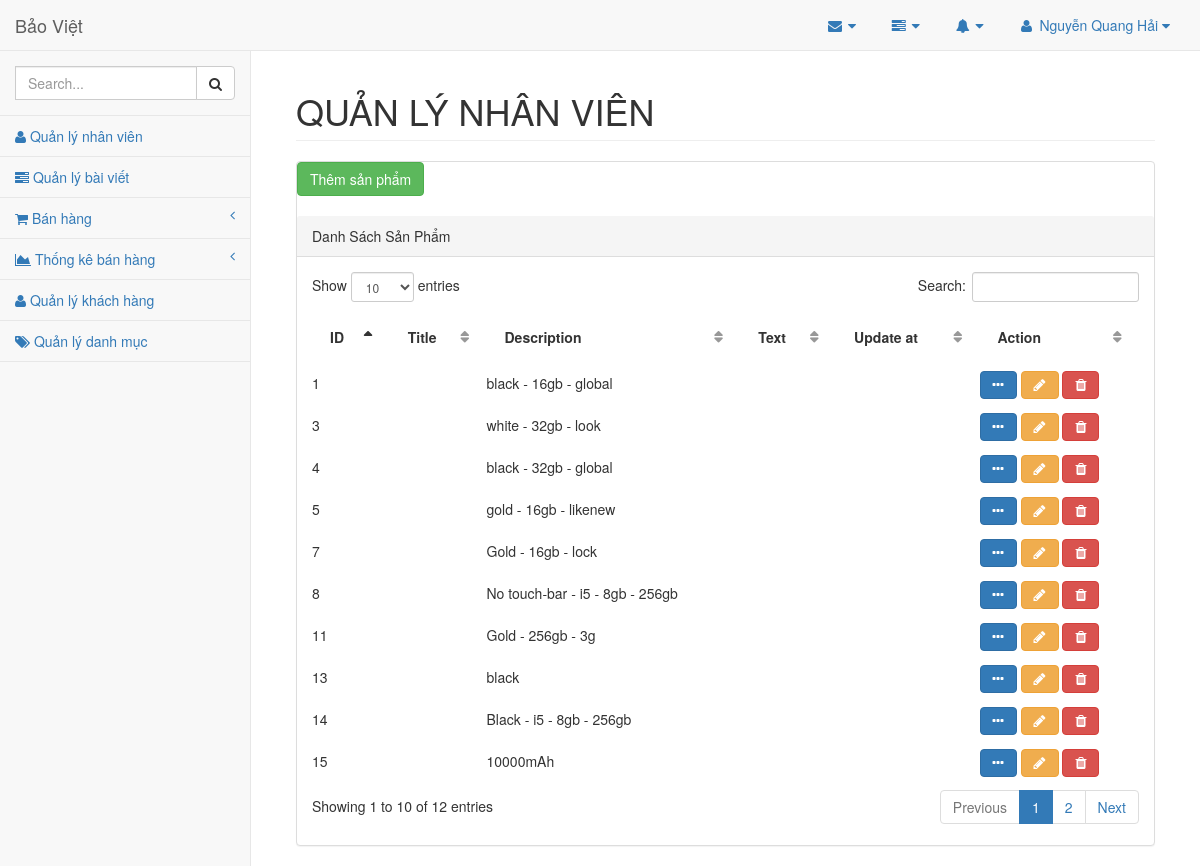
The app's page /admin/index.php (signed in) with its own data.
### tables this page shows
CREATE TABLE `products`  (
  `id` int(11) NOT NULL AUTO_INCREMENT,
  `code` varchar(255) NOT NULL,
  `name` varchar(255) NOT NULL,
  `description` text NOT NULL,
  `price` decimal(10, 0) NOT NULL,
  `quantity` decimal(11, 0) NOT NULL,
  `category_id` int(11) NOT NULL,
  `image` varchar(255) NOT NULL,
  PRIMARY KEY (`id`) USING BTREE,
  UNIQUE INDEX `code`(`code`) USING BTREE
);

### admin/controllers/ProductController.php (called while the page is built, shortened)
<?php
	class ProductController
	{
		public $product_model;
		function __construct()
		{
			$this->product_model=new Product();
		}
		public function list()
		{
			$data=$this->product_model->getAll();
			include_once 'views/product/list.php';
		}
	}
 ?>

### admin/models/Connection.php (called while the page is built, shortened)
<?php
	class Connection
	{
		function __construct()
		{
			$servername="localhost";
			$username="root";
			$password="";
			$dbname="baoviet";
			$this->conn = new mysqli($servername,$username,$password,$dbname);
		}
	}
 ?>

### admin/models/Model.php (called while the page is built, shortened)
<?php
	class Model
	{
		public $conn;
		public $tableName;
		function __construct()
		{
			$connect=new Connection();
			$this->conn=$connect->conn;
		}
		public function getAll()
		{
			$data=array();
			$query="select * from ".$this->tableName;
			$result=$this->conn->query($query);
			while ($row=$result->fetch_assoc()) {
				$data[]=$row;
			}
			return $data;
		}
	}
 ?>

### admin/views/product/list.php (the view, shortened to what this page needs)
 <a href="index.php?mod=products&act=add" class="btn btn-success" title="Thêm tài khoản">Thêm sản phẩm</a>
 <br><br>
 <div class="panel-heading">
     Danh Sách Sản Phẩm
 </div>
 <div class="panel-body">
<table id="table"  class="my_table" width="100%" class="table table-striped table-bordered table-hover" id="dataTables-example">
	<thead>
		<tr>
                 <th>ID</th>
                 <th>Title</th>
                 <th>Description</th>
                 <th>Text</th>
                 <th>Update at</th>
                 <th>Action</th>
             </tr>
         </thead>
         <tbody>
             <?php
             foreach ($data as $user) { ?>
             <tr>
                 <td><?= $user['id'] ?></td>
                 <td><?= $user['title'] ?></td>
                 <td><?= $user['description'] ?></td>
                 <td><?= $user['text'] ?></td>
                 <td><?= $user['update_at'] ?></td>
                 <td>
                     <button type="button" class="btn btn-primary fa fa-ellipsis-h" data-toggle="modal" data-target=".modal_<?= $product['code'] ?>"></button>
			<a class='btn btn-warning fa fa-pencil' href='?mod=products&act=edit&id=<?= $product['id'] ?>'></a>
                     <a class='btn btn-danger delete fa fa-trash'  href='?mod=products&act=delete&id=<?= $product['id'] ?>'></a>
			</td>
		</tr>
	<?php } ?>
	</tbody>
</table>
 </div>

### admin/views/header.php (style rules this page uses)
table td { line-height: 3.0; }
table th { line-height: 3.5; }

### records on screen
products: id "1", description "black - 16gb - global"
products: id "3", description "white - 32gb - look"
products: id "4", description "black - 32gb - global"
products: id "5", description "gold - 16gb - likenew"
products: id "7", description "Gold - 16gb - lock"
products: id "8", description "No touch-bar - i5 - 8gb - 256gb"
products: id "11", description "Gold - 256gb - 3g"
products: id "13", description "black"
products: id "14", description "Black - i5 - 8gb - 256gb"
products: id "15", description "10000mAh"

### other values on screen
$_SESSION['account']['name'] "Nguyễn Quang Hải"
